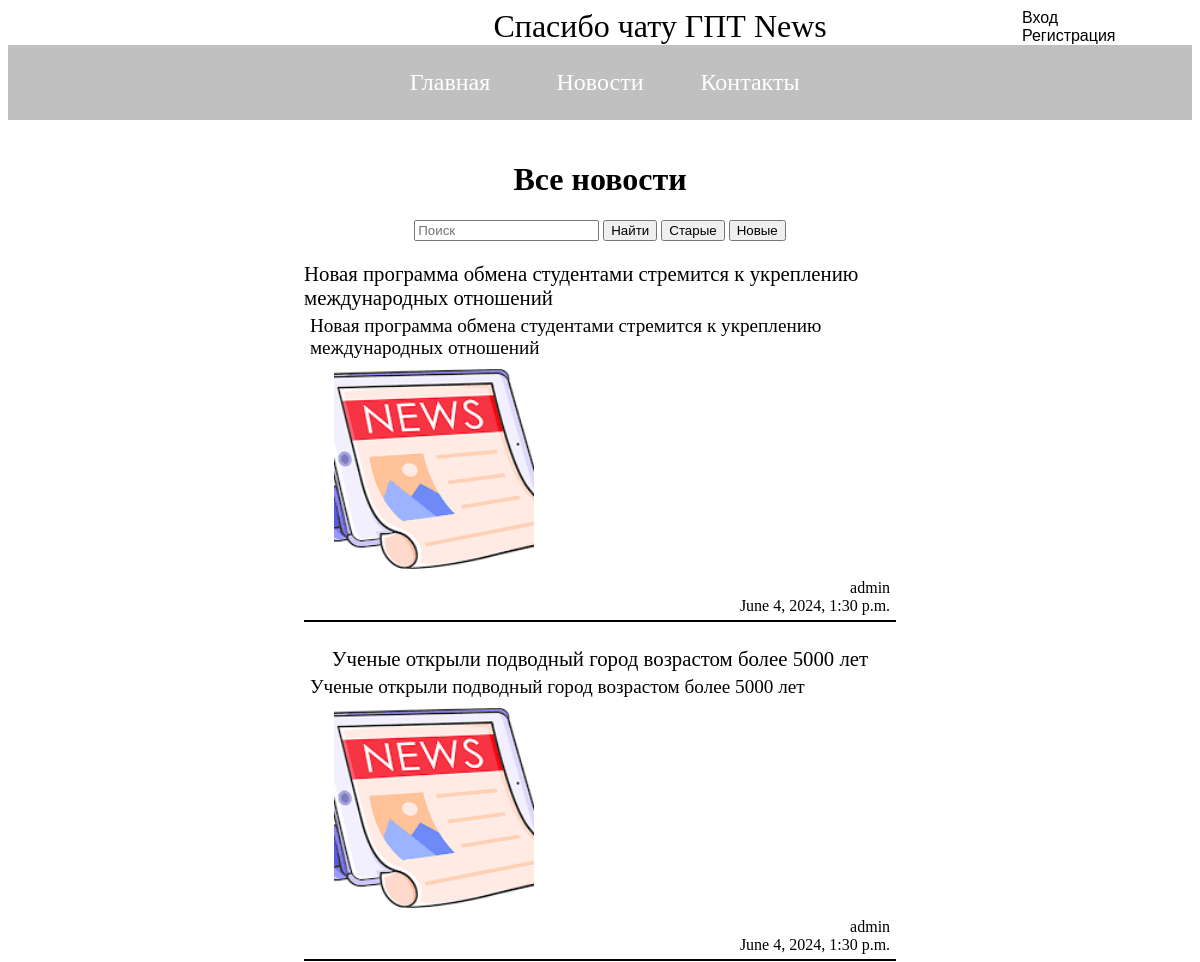
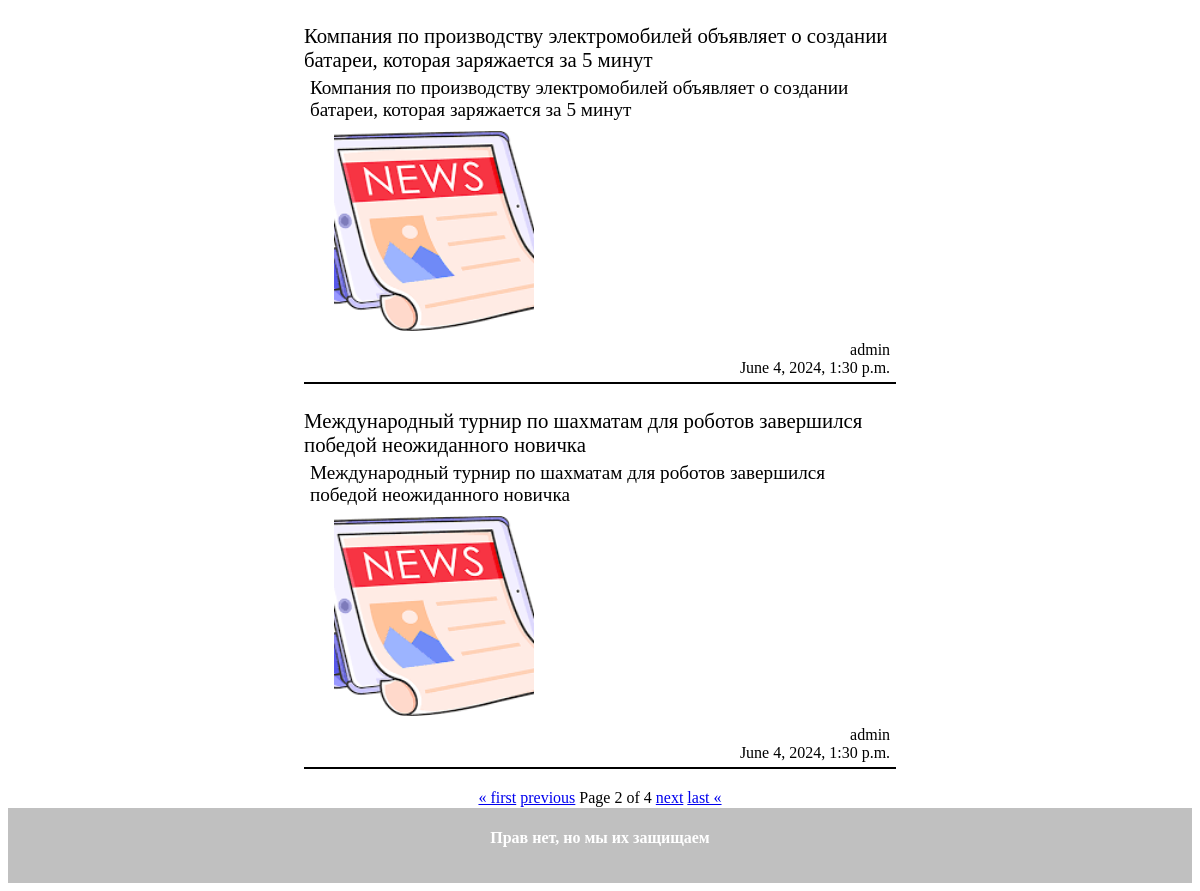
Screenshot of /news/?page=2 with the database file from the repository (2 pictures, top to bottom).
### Gingerbreads/models.py (models this page shows, shortened)
class Gingerbreads(models.Model):
    title = models.CharField(max_length=200, verbose_name="Заголовок")
    content = models.TextField(verbose_name="Содержание")
    date_published = models.DateTimeField(default=timezone.now ,verbose_name="Дата публикации")
    images = models.ImageField(upload_to="images/", verbose_name="Изображение")
    author = models.ForeignKey(User, on_delete=models.CASCADE, verbose_name="Автор", null=True, blank=True)
    def get_absolute_url(self):
        return reverse("news:Gingerbreads_detail", kwargs={"pk": self.pk})

### Gingerbreads/views.py (the view)
# urls.py: path("news/", views.news, name="News"),
def news(request):
    blog = Gingerbreads.objects.all()
    order = request.GET.get('order', 'new')
    print (request.GET)
    if order == 'old':
        blog = blog.order_by('date_published')
    else:
        blog = blog.order_by('-date_published')
    search = request.GET.get("search")
    if search:
        blog = blog.filter(title__icontains=search)
    paginator = Paginator(blog, 4)
    page_number = request.GET.get("page")
    page_obj = paginator.get_page(page_number)
    return render(request, 'Gingerbreads/news.html', {"page_obj": page_obj})

### Gingerbreads/templates/Gingerbreads/News.html (shortened to what this page needs)
{% extends 'Gingerbreads/layout.html' %}
{% load static %}
{% block static %}
<link rel="stylesheet" href="{% static 'Gingerbreads/css/News.css' %}">
{% endblock static %}
{% block content %}
    <div class='news_list'>
        <h1 class="title_news">Все новости</h1>
        <form method="GET">
            <input type="text" name="search" placeholder="Поиск">
            <input type="submit" value="Найти">
            <button type="submit" name="order" value="old">Старые</button>
            <button type="submit" name="order" value="new">Новые</button>
        </form>
        {% for blog in page_obj %}
                <div class='blog'>
                    <a href="{{ blog.get_absolute_url }}" class='title_blog'>{{ blog.title }}</a>
                    <a class='content_blog'>{{blog.content | truncatechars:150 }}</a>
                    <div class='img_blog'>
                        <div style='background: url({{blog.images.url}}) no-repeat; background-position: center;background-size:cover;width: 100%; height: 100%;'></div>
                    </div>
                    <div class='blog_info'>
                        <a>{{blog.author}}</a>
                        <a>{{blog.date_published}}</a>
                    </div>
                </div>
        {% endfor %}
    </div>
    <div class="paginator">
        <span class="step-links">
            {% if page_obj.has_previous %}
                <a href="?page=1">&laquo; first</a>
                <a href="?page={{ page_obj.previous_page_number }}">previous</a>
            {% endif %}
            <span class="current">
                Page {{ page_obj.number }} of {{ page_obj.paginator.num_pages }}
            </span>
            {% if page_obj.has_next %}
                <a href="?page={{ page_obj.next_page_number }}">next</a>
                <a href="?page={{ page_obj.paginator.num_pages }}">last &laquo;</a>
            {% endif %}
        </span>
    </div>
{% endblock content %}

### static/Gingerbreads/css/layout.css (style rules this page uses)
body { position: relative; padding-bottom: 58px; box-sizing: border-box; }

### static/Gingerbreads/css/News.css (style rules this page uses)
.title_news { display: flex; justify-content: center; }
.blog { background-color: white; width: 50%; color: black; border-bottom: 2px solid black; }
.blog_info { display: flex; flex-direction: column; align-items: flex-end; padding-right: 1%; padding-bottom: 5px; padding-top: 10px; }
.title_blog { display: flex; justify-content: center; color: black; text-decoration: none; font-size: 1.3em; padding-top: 5px; padding-bottom: 5px; }
.content_blog { padding-left: 1%; padding-right: 1%; color: black; font-size: 1.2em; width: 98%; display: flex; padding-bottom: 10px; }
.img_blog { width: 200px; height: 200px; padding-left: 5%; background-size: cover; background-position: center; background-repeat: no-repeat; }
.news_list { padding-top: 20px; display: flex; justify-content: center; width: 100%; flex-direction: column; align-items: center; }
.paginator { display: flex; justify-content: center }

### rows the page displays
Gingerbreads: title "Новая программа обмена студентами стремится к укреплению международных отношений", content "Новая программа обмена студентами стремится к укреплению международных отношений", images (picture), author "admin", date_published "June 4, 2024, 1:30 p.m."
Gingerbreads: title "Ученые открыли подводный город возрастом более 5000 лет", content "Ученые открыли подводный город возрастом более 5000 лет", images (picture), author "admin", date_published "June 4, 2024, 1:30 p.m."
Gingerbreads: title "Компания по производству электромобилей объявляет о создании батареи, которая заряжается за 5 минут", content "Компания по производству электромобилей объявляет о создании батареи, которая заряжается за 5 минут", images (picture), author "admin", date_published "June 4, 2024, 1:30 p.m."
Gingerbreads: title "Международный турнир по шахматам для роботов завершился победой неожиданного новичка", content "Международный турнир по шахматам для роботов завершился победой неожиданного новичка", images (picture), author "admin", date_published "June 4, 2024, 1:30 p.m."

### other values shown
{{ page_obj.number }} "2"
{{ page_obj.paginator.num_pages }} "4"
